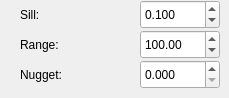
       <widget class="QWidget" name="exponentiellStartwerte">
        <widget class="QLabel" name="label_sill_8">
         <property name="geometry">
          <rect>
           <x>20</x>
           <y>0</y>
           <width>30</width>
           <height>29</height>
          </rect>
         </property>
         <property name="text">
          <string>Sill:</string>
         </property>
        </widget>
        <widget class="QDoubleSpinBox" name="doubleSpinBox_nugget_exp">
         <property name="geometry">
          <rect>
           <x>140</x>
           <y>60</y>
           <width>80</width>
           <height>29</height>
          </rect>
         </property>
         <property name="decimals">
          <number>3</number>
         </property>
         <property name="singleStep">
          <double>0.100000000000000</double>
         </property>
         <property name="value">
          <double>0.000000000000000</double>
         </property>
        </widget>
        <widget class="QDoubleSpinBox" name="doubleSpinBox_range_exp">
         <property name="geometry">
          <rect>
           <x>140</x>
           <y>30</y>
           <width>80</width>
           <height>29</height>
          </rect>
         </property>
         <property name="maximum">
          <double>1000.000000000000000</double>
         </property>
         <property name="value">
          <double>100.000000000000000</double>
         </property>
        </widget>
        <widget class="QDoubleSpinBox" name="doubleSpinBox_sill_exp">
         <property name="geometry">
          <rect>
           <x>140</x>
           <y>0</y>
           <width>80</width>
           <height>29</height>
          </rect>
         </property>
         <property name="decimals">
          <number>3</number>
         </property>
         <property name="singleStep">
          <double>0.100000000000000</double>
         </property>
         <property name="value">
          <double>0.100000000000000</double>
         </property>
        </widget>
        <widget class="QLabel" name="label_range_6">
         <property name="geometry">
          <rect>
           <x>20</x>
           <y>30</y>
           <width>61</width>
           <height>29</height>
          </rect>
         </property>
         <property name="text">
          <string>Range:</string>
         </property>
        </widget>
        <widget class="QLabel" name="label_nugget_6">
         <property name="geometry">
          <rect>
           <x>20</x>
           <y>60</y>
           <width>69</width>
           <height>29</height>
          </rect>
         </property>
         <property name="text">
          <string>Nugget:</string>
         </property>
        </widget>
       </widget>
